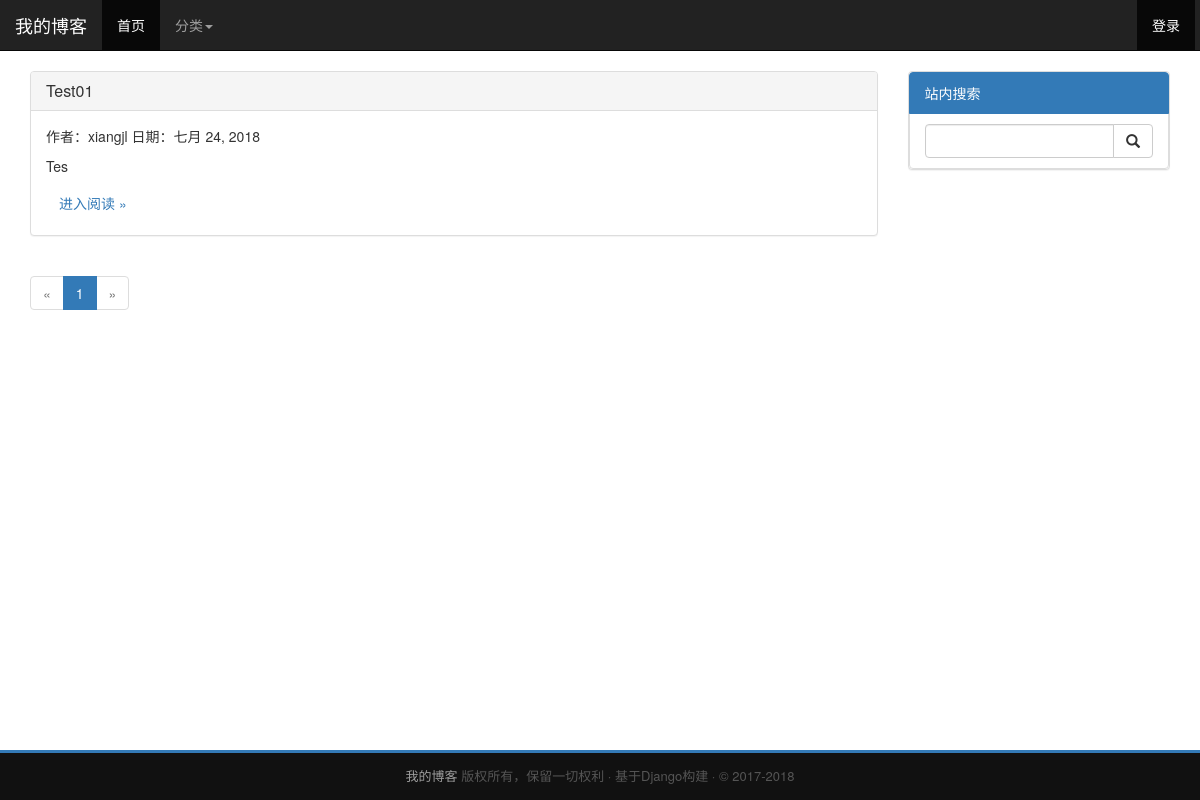
Before: / with the older database file.
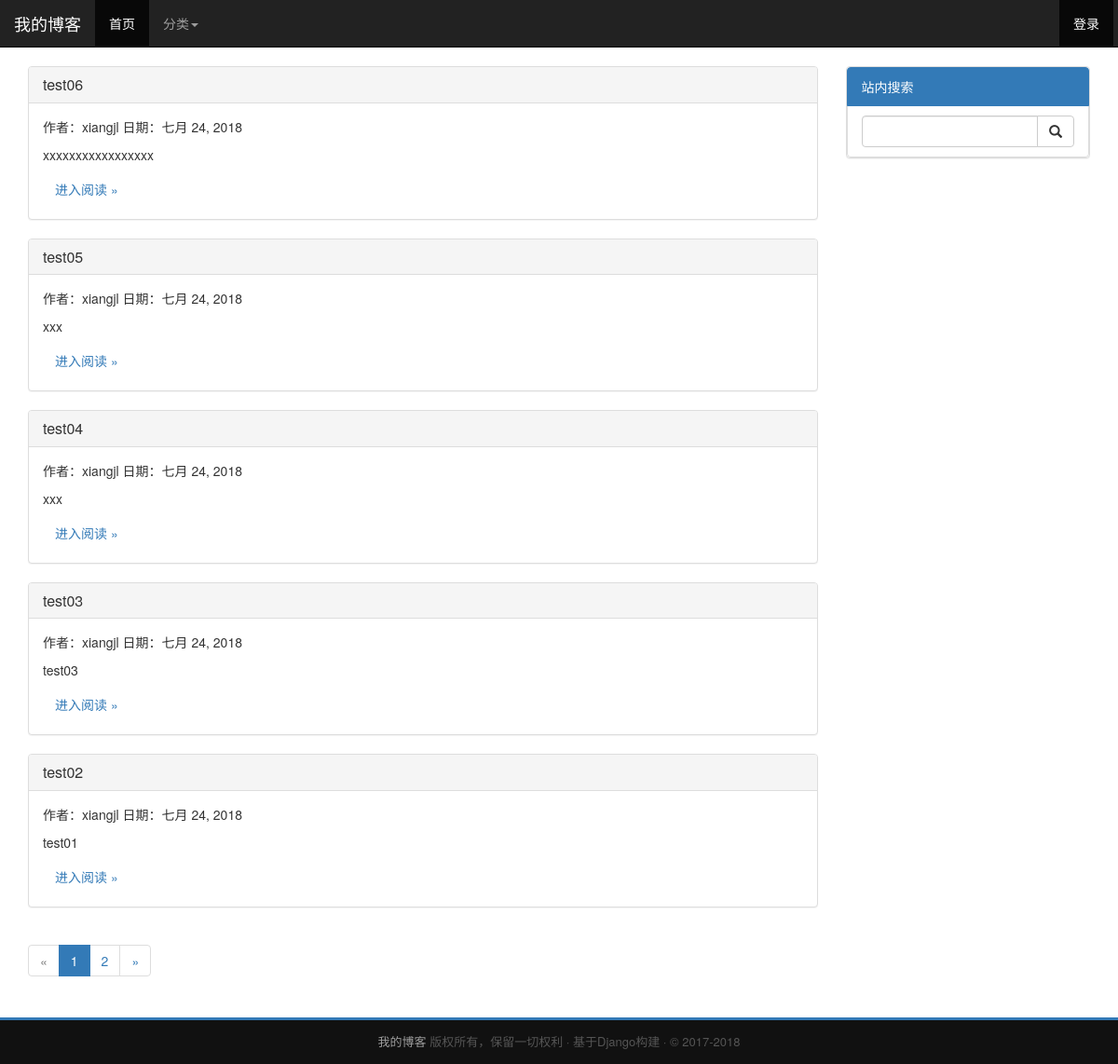
After: the same page with the newer database file.
### blog/models.py (models this page shows, shortened)
class Article(models.Model):  # 文章
    id = models.AutoField(primary_key=True)
    author = models.ForeignKey(User, on_delete=models.DO_NOTHING, verbose_name='作者')  #第2个关键字参数则是指定当外键指向的数据对象被删除“on_delete”时，如何进行处理，这里的值为“models.DO_NOTHING”，即不做任何处理；
    title = models.CharField('标题', max_length=50)
    content = models.TextField('内容')
    pub_time = models.DateField('日期', auto_now=True)
    category = models.ForeignKey(Category, on_delete=models.SET_DEFAULT, default=1, verbose_name='类别')
    tag = models.ManyToManyField(Tag, verbose_name='标签')
    class Meta:
        verbose_name_plural = verbose_name = '文章'

### blog/views.py (the view)
# urls.py: path('', blog_view.Index.as_view()),
class Index(ListView):
    model = Article
    template_name = 'index.html'
    queryset = Article.objects.all().order_by('-id')  # 获取到全部文章并按编号降序排列。
    paginate_by = 5  # 设置分页时每页的文章数量

### blog/templates/index.html (shortened to what this page needs)
{% extends 'base.html' %}
{% block content %}
    {% for article in page_obj.object_list %}
        <div class="panel panel-default">
            <div class="panel-heading">
                <h3 class="panel-title">
                      <a href="{% url 'detail' article.id %}">{{ article.title }}</a>
                </h3>
            </div>
            <div class="panel-body">
                <p>作者：{{ article.author }} 日期：{{ article.pub_time }}</p>
                <p>{{ article.content|truncatechars:200|striptags }}</p>
                <a class="btn" href="{% url 'detail' article.id %}">进入阅读 »</a>
            </div>
        </div>
    {% endfor %}
    {% include 'paginator.html' %}
{% endblock %}

### blog/templates/base.html (shortened to what this page needs)
<!DOCTYPE html>
<html lang="zh-CN">
<head>
    {% load static %}
    <link rel="stylesheet" href="{% static '/css/bootstrap.min.css' %}">
</head>
<body onload="onload()">
{% include 'nav.html' %}
<div class="container">
    <div class="row clearfix">
        <div class="col-md-9 column">
            {% block content %}主要内容{% endblock %}
        </div>
        <div class="col-md-3 column hidden-xs hidden-sm">
            {% include 'sidebar.html' %}
        </div>
    </div>
</div>
<footer>
    {% include 'bottom.html' %}
</footer>
</body>
</html>

### blog/templates/nav.html (shortened to what this page needs)
<div class="container">
    <div class="row clearfix">
        <div class="col-md-12 column">
            <nav class="navbar navbar-inverse navbar-fixed-top" role="navigation">
                <div class="navbar-header">
                    <a class="navbar-brand" href="/">我的博客</a>
                </div>
                <div class="collapse navbar-collapse" id="bs-example-navbar-collapse-1">
                    <ul class="nav navbar-nav">
                        <li class="active">
                            <a href="/">首页</a>
                        </li>
                        <li class="dropdown">
                            <a href="#" class="dropdown-toggle" data-toggle="dropdown">分类<strong
                                    class="caret"></strong></a>
                        </li>
                    </ul>
                    <ul class="nav navbar-nav navbar-right " style="padding-right: 20px">
                        <li class="active">
                            <a href="/admin">登录</a>
                        </li>
                    </ul>
                </div>
            </nav>
        </div>
    </div>
</div>

### blog/templates/paginator.html
<ul class="pagination">
    {% if page_obj.has_previous %}
        <li><a href="/?page={{ page_obj.previous_page_number }}">&laquo;</a></li>
    {% else %}
        <li class="disabled"><a>&laquo;</a></li>
    {% endif %}
    {% for page_number in paginator.page_range %}
        {% if page_number != page_obj.number %}
            <li><a href="/?page={{ page_number }}">{{ page_number }}</a></li>
        {% else %}
            <li class="active"><a>{{ page_number }}</a></li>
        {% endif %}
    {% endfor %}
    {% if page_obj.has_next %}
        <li><a href="/?page={{ page_obj.next_page_number }}">&raquo;</a></li>
    {% else %}
        <li class="disabled"><a>&raquo;</a></li>
    {% endif %}
</ul>

### blog/templates/sidebar.html
<div class="panel panel-default">
    <a href="#" class="list-group-item active">
        站内搜索
    </a>
    <div class="list-group-item">
        <form class="bs-example bs-example-form" role="search" action="/search/" method="get">
            <div class="input-group">
                <input type="text" class="form-control" name="key" value="{{ key }}">
                <span class="input-group-btn">
						<button class="btn btn-default" type="submit">
                            <span class="glyphicon glyphicon-search"></span>
						</button>
					</span>
            </div>
        </form>
    </div>
</div>

### blog/templates/bottom.html
<div class="copyright">
    <a href="http://www.opython.com " style="color: #9d9d9d">我的博客</a> 版权所有，保留一切权利 · 基于Django构建 ·  © 2017-2018
</div>

### blog/templates/base.html (style rules this page uses)
html { position: relative; min-height: 100%; }
body { padding-top: 70px; padding-bottom: 70px; }
footer { position: absolute; bottom: 0; width: 100%; }
.copyright { background: #111; font-size: 13px; text-align: center; color: #555; padding-top: 14px; padding-bottom: 14px; border-top: 3px solid #337ab7; }

Changed rows visible on the page:
no longer on this page (row unchanged): Article: title "Test01", author "xiangjl", pub_time "七月 24, 2018", content "Tes"
added Article: title "test06", author "xiangjl", pub_time "七月 24, 2018", content "xxxxxxxxxxxxxxxxx"
added Article: title "test05", author "xiangjl", pub_time "七月 24, 2018", content "xxx"
added Article: title "test04", author "xiangjl", pub_time "七月 24, 2018", content "xxx"
added Article: title "test03", author "xiangjl", pub_time "七月 24, 2018", content "test03"
added Article: title "test02", author "xiangjl", pub_time "七月 24, 2018", content "test01"
Other visible differences:
new list line: "2"
